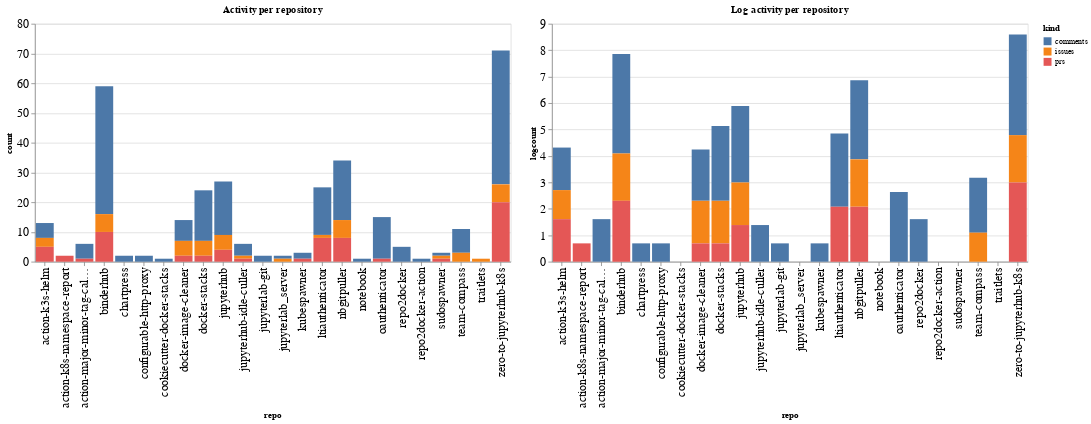

Notebook code cell kept with this figure:
### Code cell
ch1 = alt.Chart(repo_summaries, width=600, title="Activity per repository").mark_bar().encode(
    x='repo',
    y='count',
    color='kind',
    tooltip="kind"
)

ch2 = alt.Chart(repo_summaries, width=600, title="Log activity per repository").mark_bar().encode(
    x='repo',
    y='logcount',
    color='kind',
    tooltip="kind"
)

ch1 | ch2

### Figure 1 — Vega-Lite specification as saved in the notebook (floating-point values rounded to 4 significant figures)
{"config": {"axisLeft": {"labelFontSize": 15}, "axisBottom": {"labelFontSize": 15}}, "hconcat": [{"mark": "bar", "encoding": {"color": {"type": "nominal", "field": "kind"}, "tooltip": {"type": "nominal", "field": "kind"}, "x": {"type": "nominal", "field": "repo"}, "y": {"type": "quantitative", "field": "count"}}, "title": "Activity per repository", "width": 600}, {"mark": "bar", "encoding": {"color": {"type": "nominal", "field": "kind"}, "tooltip": {"type": "nominal", "field": "kind"}, "x": {"type": "nominal", "field": "repo"}, "y": {"type": "quantitative", "field": "logcount"}}, "title": "Log activity per repository", "width": 600}], "data": {"name": "data-420495ac6bbb35d983d588ded296eff6"}, "$schema": "https://vega.github.io/schema/vega-lite/v4.8.1.json", "datasets": {"data-420495ac6bbb35d983d588ded296eff6": [{"repo": "action-k3s-helm", "kind": "comments", "count": 5, "logcount": 1.609}, {"repo": "action-k3s-helm", "kind": "issues", "count": 3, "logcount": 1.099}, {"repo": "action-k3s-helm", "kind": "prs", "count": 5, "logcount": 1.609}, {"repo": "action-k8s-namespace-report", "kind": "prs", "count": 2, "logcount": 0.6931}, {"repo": "action-major-minor-tag-calculator", "kind": "comments", "count": 5, "logcount": 1.609}, {"repo": "action-major-minor-tag-calculator", "kind": "prs", "count": 1, "logcount": 0.0}, {"repo": "binderhub", "kind": "comments", "count": 43, "logcount": 3.761}, {"repo": "binderhub", "kind": "issues", "count": 6, "logcount": 1.792}, {"repo": "binderhub", "kind": "prs", "count": 10, "logcount": 2.303}, {"repo": "chartpress", "kind": "comments", "count": 2, "logcount": 0.6931}, {"repo": "configurable-http-proxy", "kind": "comments", "count": 2, "logcount": 0.6931}, {"repo": "cookiecutter-docker-stacks", "kind": "comments", "count": 1, "logcount": 0.0}, {"repo": "docker-image-cleaner", "kind": "comments", "count": 7, "logcount": 1.946}, {"repo": "docker-image-cleaner", "kind": "issues", "count": 5, "logcount": 1.609}, {"repo": "docker-image-cleaner", "kind": "prs", "count": 2, "logcount": 0.6931}, {"repo": "docker-stacks", "kind": "comments", "count": 17, "logcount": 2.833}, {"repo": "docker-stacks", "kind": "issues", "count": 5, "logcount": 1.609}, {"repo": "docker-stacks", "kind": "prs", "count": 2, "logcount": 0.6931}, {"repo": "jupyterhub", "kind": "comments", "count": 18, "logcount": 2.89}, {"repo": "jupyterhub", "kind": "issues", "count": 5, "logcount": 1.609}, {"repo": "jupyterhub", "kind": "prs", "count": 4, "logcount": 1.386}, {"repo": "jupyterhub-idle-culler", "kind": "comments", "count": 4, "logcount": 1.386}, {"repo": "jupyterhub-idle-culler", "kind": "issues", "count": 1, "logcount": 0.0}, {"repo": "jupyterhub-idle-culler", "kind": "prs", "count": 1, "logcount": 0.0}, {"repo": "jupyterlab-git", "kind": "comments", "count": 2, "logcount": 0.6931}, {"repo": "jupyterlab_server", "kind": "comments", "count": 1, "logcount": 0.0}, {"repo": "jupyterlab_server", "kind": "issues", "count": 1, "logcount": 0.0}, {"repo": "kubespawner", "kind": "comments", "count": 2, "logcount": 0.6931}, {"repo": "kubespawner", "kind": "prs", "count": 1, "logcount": 0.0}, {"repo": "ltiauthenticator", "kind": "comments", "count": 16, "logcount": 2.773}, {"repo": "ltiauthenticator", "kind": "issues", "count": 1, "logcount": 0.0}, {"repo": "ltiauthenticator", "kind": "prs", "count": 8, "logcount": 2.079}, {"repo": "nbgitpuller", "kind": "comments", "count": 20, "logcount": 2.996}, {"repo": "nbgitpuller", "kind": "issues", "count": 6, "logcount": 1.792}, {"repo": "nbgitpuller", "kind": "prs", "count": 8, "logcount": 2.079}, {"repo": "notebook", "kind": "comments", "count": 1, "logcount": 0.0}, {"repo": "oauthenticator", "kind": "comments", "count": 14, "logcount": 2.639}, {"repo": "oauthenticator", "kind": "prs", "count": 1, "logcount": 0.0}, {"repo": "repo2docker", "kind": "comments", "count": 5, "logcount": 1.609}, {"repo": "repo2docker-action", "kind": "comments", "count": 1, "logcount": 0.0}, {"repo": "sudospawner", "kind": "comments", "count": 1, "logcount": 0.0}, {"repo": "sudospawner", "kind": "issues", "count": 1, "logcount": 0.0}, {"repo": "sudospawner", "kind": "prs", "count": 1, "logcount": 0.0}, {"repo": "team-compass", "kind": "comments", "count": 8, "logcount": 2.079}, {"repo": "team-compass", "kind": "issues", "count": 3, "logcount": 1.099}, {"repo": "traitlets", "kind": "issues", "count": 1, "logcount": 0.0}, {"repo": "zero-to-jupyterhub-k8s", "kind": "comments", "count": 45, "logcount": 3.807}, {"repo": "zero-to-jupyterhub-k8s", "kind": "issues", "count": 6, "logcount": 1.792}, {"repo": "zero-to-jupyterhub-k8s", "kind": "prs", "count": 20, "logcount": 2.996}]}}
